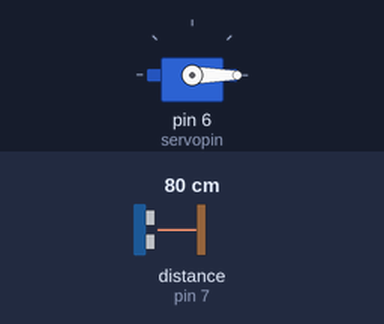
Recording of a sketch running on a simulated Arduino Uno, built with avr-gcc and run on an emulated ATmega328P. Parts: servo. Wiring (inferred from the names in the program): ultrasonic range finder: trigger pin 8; echo pin 7. The inputs (shaded band) are chosen by the test bench; at power-on: distance to the obstacle (sensor on pin 7) 80 cm. The echo pulse lasts 58.3 µs per cm.

Above: at 0.1 s.
Timing chart, 0 to 1.6 s (numbered marks = the images above):
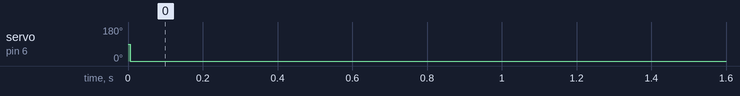

The sketch:

sketch_may10b.ino
```cpp
#include <Servo.h>

const int trigPin = 8;
const int echoPin = 7;
const int servopin = 6;
// defines variables
Servo sg90;
long duration;
int distance;
void setup() {
  sg90.attach(servopin);
  pinMode(trigPin, OUTPUT); // Sets the trigPin as an Output
  pinMode(echoPin, INPUT); // Sets the echoPin as an Input
  Serial.begin(9600); // Starts the serial communication
}
void loop() {
  // Clears the trigPin
  digitalWrite(trigPin, LOW);
  delayMicroseconds(2);
  // Sets the trigPin on HIGH state for 10 micro seconds
  digitalWrite(trigPin, HIGH);
  delayMicroseconds(10);

  digitalWrite(trigPin, LOW);
  // Reads the echoPin, returns the sound wave travel time in microseconds
  duration = pulseIn(echoPin, HIGH);
  // Calculating the distance
  distance = duration * 0.034 / 2;
  // Prints the distance on the Serial Monitor
  // Serial.print("Distance: ");
  // Serial.println(distance);

  if( distance < 400)
  {
    sg90.write(0);
    delay(500);
  }
  else
  {
    sg90.write(180);
  }
}
```

Measured:
- by itself, servo on pin 6 (servopin): 90° → 0° at 0.01 s
